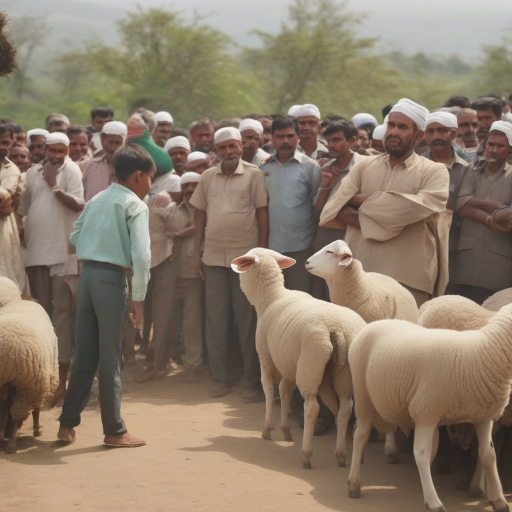
#> input picture generate-whiteboard-animated-videos/images/2.png, 1024 x 1024 px (shown at 1/2 size)
$ python draw-whiteboard-animations.py
#> lines starting #> are read from the running program, lines starting #| are printed output that depends on the picture; after the words box and inside, x2 and y2 are one past the last pixel; in counts of white or black regions, pixels touching at a corner belong together
import os
import cv2
import time
import numpy as np
import math
import json
import datetime


def euc_dist(arr1, point):
    square_sub = (arr1 - point) ** 2
    return np.sqrt(np.sum(square_sub, axis=1))


def preprocess_image(img_path, variables):
    img = cv2.imread(img_path)
    img_ht, img_wd = img.shape[0], img.shape[1]
    img = cv2.resize(img, (variables.resize_wd, variables.resize_ht))
    img_gray = cv2.cvtColor(img, cv2.COLOR_BGR2GRAY)

    # color histogram equilization
    clahe = cv2.createCLAHE(clipLimit=2.0, tileGridSize=(3, 3))
    cl1 = clahe.apply(img_gray)

    # gaussian adaptive thresholding
    img_thresh = cv2.adaptiveThreshold(
        img_gray, 255, cv2.ADAPTIVE_THRESH_GAUSSIAN_C, cv2.THRESH_BINARY, 15, 10
    )

    # adding all the computed required items in variables object
    variables.img_ht = img_ht
    variables.img_wd = img_wd
    variables.img_gray = img_gray
    variables.img_thresh = img_thresh
    variables.img = img
    return variables


def preprocess_hand_image(hand_path, hand_mask_path, variables):
    hand = cv2.imread(hand_path)
    hand_mask = cv2.imread(hand_mask_path, cv2.IMREAD_GRAYSCALE)

    top_left, bottom_right = get_extreme_coordinates(hand_mask)
    hand = hand[top_left[1] : bottom_right[1], top_left[0] : bottom_right[0]]
    hand_mask = hand_mask[top_left[1] : bottom_right[1], top_left[0] : bottom_right[0]]
    hand_mask_inv = 255 - hand_mask

    # standardizing the hand masks
    hand_mask = hand_mask / 255
    hand_mask_inv = hand_mask_inv / 255

    # making the hand background black
    hand_bg_ind = np.where(hand_mask == 0)
    hand[hand_bg_ind] = [0, 0, 0]

    # getting the img and hand dim
    hand_ht, hand_wd = hand.shape[0], hand.shape[1]

    variables.hand_ht = hand_ht
    variables.hand_wd = hand_wd
    variables.hand = hand
    variables.hand_mask = hand_mask
    variables.hand_mask_inv = hand_mask_inv
    return variables


def get_extreme_coordinates(mask):
    indices = np.where(mask == 255)
    # Extract the x and y coordinates of the pixels.
    x = indices[1]
    y = indices[0]

    # Find the minimum and maximum x and y coordinates.
    topleft = (np.min(x), np.min(y))
    bottomright = (np.max(x), np.max(y))

    return topleft, bottomright


# [155 lines left out: functions draw_hand_on_img, draw_masked_object, not called in this run]


def draw_whiteboard_animations(
    img_path, mask_path, hand_path, hand_mask_path, save_video_path, variables
):
    if mask_path is not None:
        object_mask_exists = True
    else:
        object_mask_exists = False

    # reading the image and converting it to grayscale,
    # computing clahe and later therholding
    variables = preprocess_image(img_path=img_path, variables=variables)

    # reading hand image and preprocess
    variables = preprocess_hand_image(
        hand_path=hand_path, hand_mask_path=hand_mask_path, variables=variables
    )

    # calculate how much time it takes to make video for 1 image
    start_time = time.time()

    # defining the video object
    variables.video_object = cv2.VideoWriter(
        save_video_path,
        cv2.VideoWriter_fourcc(*"mp4v"),
        variables.frame_rate,
        (variables.resize_wd, variables.resize_ht),
    )

    # creating an emtpy frame and select 0th index as the starting point to draw
    variables.drawn_frame = np.zeros(variables.img.shape, np.uint8) + np.array(
        [255, 255, 255], np.uint8
    )

    if object_mask_exists:

        # reading the object masks
        with open(mask_path) as file:
            object_masks = json.load(file)

        background_mask = (
            np.zeros((variables.resize_ht, variables.resize_wd), dtype=np.uint8) + 255
        )

        for object in object_masks["shapes"]:
            # Create an empty mask array
            object_mask = np.zeros((variables.img_ht, variables.img_wd), dtype=np.uint8)

            # Get the object points as a list of tuples
            object_points = np.array(object["points"], dtype=np.int32)
            object_points = np.expand_dims(object_points, axis=0)

            # Fill the polygon with white color (255) on the mask array using cv2
            cv2.fillPoly(object_mask, object_points, 255)

            # resizing the object_mask
            object_mask = cv2.resize(
                object_mask, (variables.resize_wd, variables.resize_ht)
            )

            # get the object and its background indices
            object_ind = np.where(object_mask == 255)

            # remove the object from backgrond mask
            background_mask[object_ind] = 0

            # create animation for the selected object
            draw_masked_object(
                variables=variables,
                object_mask=object_mask,
                skip_rate=variables.object_skip_rate,
            )

        # now draw the last remaing background part
        """
        # update the split len for background part by which the
        # area covered in one loop iteration will be much larger
        """
        # Optional:
        print("Drawing the blakground region..")
        variables.split_len = 20
        draw_masked_object(
            variables=variables,
            object_mask=background_mask,
            skip_rate=variables.bg_object_skip_rate,
        )
    else:
        variables.split_len = 15
        variables.object_skip_rate = 8
        # draw the entire image without any mask
        draw_masked_object(
            variables=variables,
            skip_rate=variables.object_skip_rate,
        )

    # Ending the video with original original image
    for i in range(variables.frame_rate * variables.end_gray_img_duration_in_sec):
        variables.video_object.write(variables.img)

    # Calculating the total execution time
    end_time = time.time()
    print("total time: ", end_time - start_time)

    # closing the video object
    variables.video_object.release()


class AllVariables:
    def __init__(
        self,
        frame_rate=None,
        resize_wd=None,
        resize_ht=None,
        split_len=None,
        object_skip_rate=None,
        bg_object_skip_rate=None,
        end_gray_img_duration_in_sec=None,
    ):
        self.frame_rate = frame_rate
        self.resize_wd = resize_wd
        self.resize_ht = resize_ht
        self.split_len = split_len
        self.object_skip_rate = object_skip_rate
        self.bg_object_skip_rate = bg_object_skip_rate
        self.end_gray_img_duration_in_sec = end_gray_img_duration_in_sec


if __name__ == "__main__":
    img_path = "./images/2.png"
    save_path = "./save_videos"
    mask_path = None
    mask_path = "./images/2.json"  # some json path
    # if no masks are available, put mask_path = None
    hand_path = "./images/drawing-hand.png"
    hand_mask_path = "./images/hand-mask.png"

    # video save path
    current_time = str(datetime.datetime.now().date())
    img_name = img_path.rsplit("/")[-1].rsplit(".")[0]
    video_save_name = img_name + "-" + current_time + ".mp4"
    save_video_path = os.path.join(save_path, video_save_name)
    print("save_video_path: ", save_video_path)

    # constants and variables object
    variables = AllVariables(
        frame_rate=25,  # frame rate for the output video
        resize_wd=1020,  # output video width
        resize_ht=1020,  # output video height
        split_len=10,  # the image is devided into grids.
        # when split_len = 10, the image is devided as: img_ht/10, img_wd/10
        object_skip_rate=8,  # when drawing,
        # 8 pixels colored will be saved together in the video
        # increase this number to make the video runtime smaller (draws faster)
        bg_object_skip_rate=14,  # assuming background region is larger,
        # hence increasing the skip rate
        end_gray_img_duration_in_sec=3,  # the last few secs of the video
        # for every image will have the entire original image shown as is
    )

    # invoking the drawing function
    draw_whiteboard_animations(
        img_path, mask_path, hand_path, hand_mask_path, save_video_path, variables
    )
#> in preprocess_image, img is the input picture: shape (1024, 1024, 3); mean B, G, R 106.2, 123.5, 138.6
#> in preprocess_image, `img_gray = cv2.cvtColor(img, cv2.COLOR_BGR2GRAY)`:
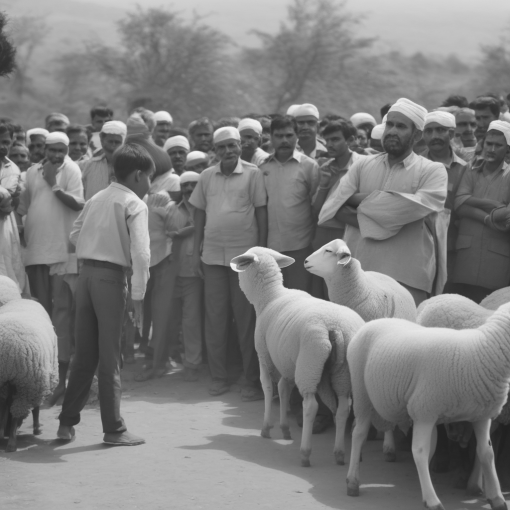
#> img_gray: shape (1020, 1020) (shown at 1/2 size); min 31, max 244, mean 125.9
#> in preprocess_image, `cl1 = clahe.apply(img_gray)`:
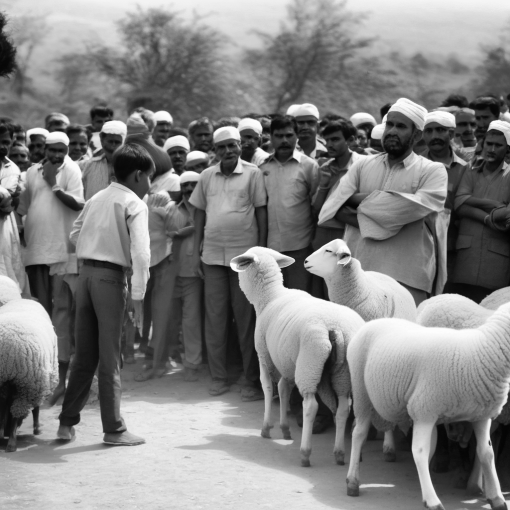
#> cl1: shape (1020, 1020) (shown at 1/2 size); min 2, max 253, mean 130
#> in preprocess_image, `img_thresh = cv2.adaptiveThreshold( img_gray, 255, cv2.ADAPTIVE_THRESH..`:
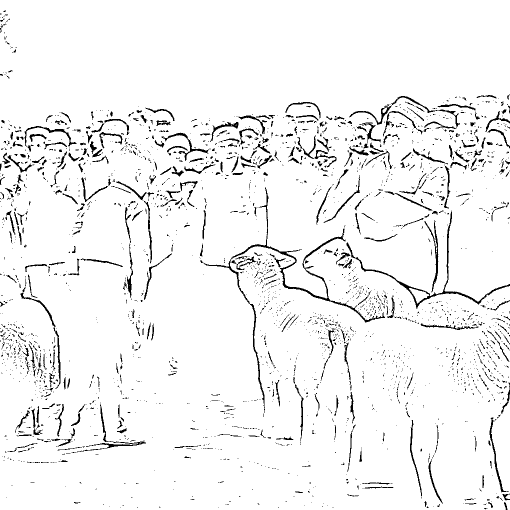
#> img_thresh: shape (1020, 1020) (shown at 1/2 size); 95% white; 2585 black regions (2177 under 20 px), largest, box (x1, y1, x2, y2) and area: (401, 374, 770, 827) 4125, (693, 421, 1020, 618) 2079, (699, 192, 920, 258) 1234
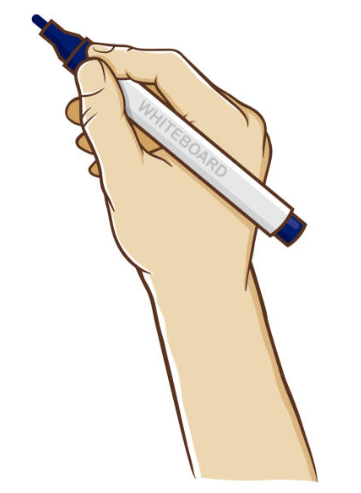
#> input picture generate-whiteboard-animated-videos/images/drawing-hand.png, 361 x 493 px
#> in preprocess_hand_image, hand is the input picture: shape (493, 361, 3); mean B, G, R 223, 233.3, 240.6
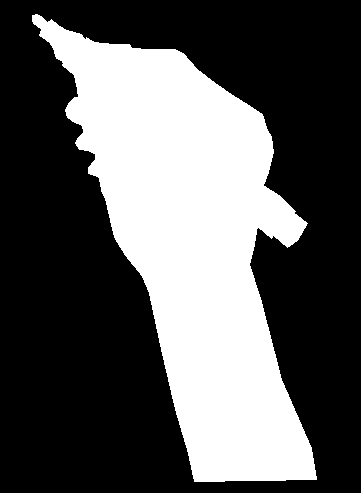
#> input picture generate-whiteboard-animated-videos/images/hand-mask.png, 361 x 493 px
#> in preprocess_hand_image, `hand_mask = cv2.imread(hand_mask_path, cv2.IMREAD_GRAYSCALE)`: hand_mask: shape (493, 361); 35.2% white; 1 white region, box (x1, y1, x2, y2) and area: (32, 14, 317, 482) 62617
#> in get_extreme_coordinates, `indices = np.where(mask == 255)`: indices = 62617 positions, rows 14 to 481, columns 32 to 316
#> in get_extreme_coordinates, `topleft = (np.min(x), np.min(y))`: topleft = (32, 14)
#> in get_extreme_coordinates, `bottomright = (np.max(x), np.max(y))`: bottomright = (316, 481)
#> in preprocess_hand_image, `top_left, bottom_right = get_extreme_coordinates(hand_mask)`: top_left = (32, 14); bottom_right = (316, 481)
#> in preprocess_hand_image, `hand_mask = hand_mask[top_left[1] : bottom_right[1], top_left[0] : bot..`:
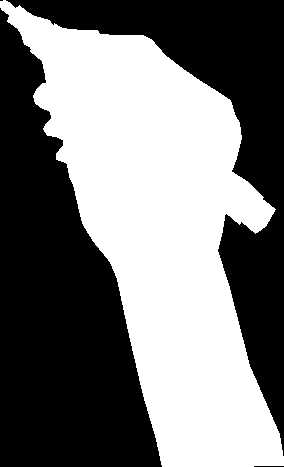
#> hand_mask: shape (467, 284); 47.2% white; 1 white region, box (x1, y1, x2, y2) and area: (0, 0, 284, 467) 62582
#> in preprocess_hand_image, `hand_bg_ind = np.where(hand_mask == 0)`: hand_bg_ind = 70046 positions, rows 0 to 466, columns 0 to 283
#> in preprocess_hand_image, `hand[hand_bg_ind] = [0, 0, 0]`:
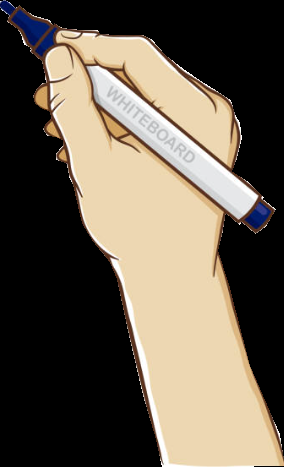
#> hand: shape (467, 284, 3); mean B, G, R 78.8, 92.4, 102
#> (the run stopped early here; a loop or call above may not have finished)
